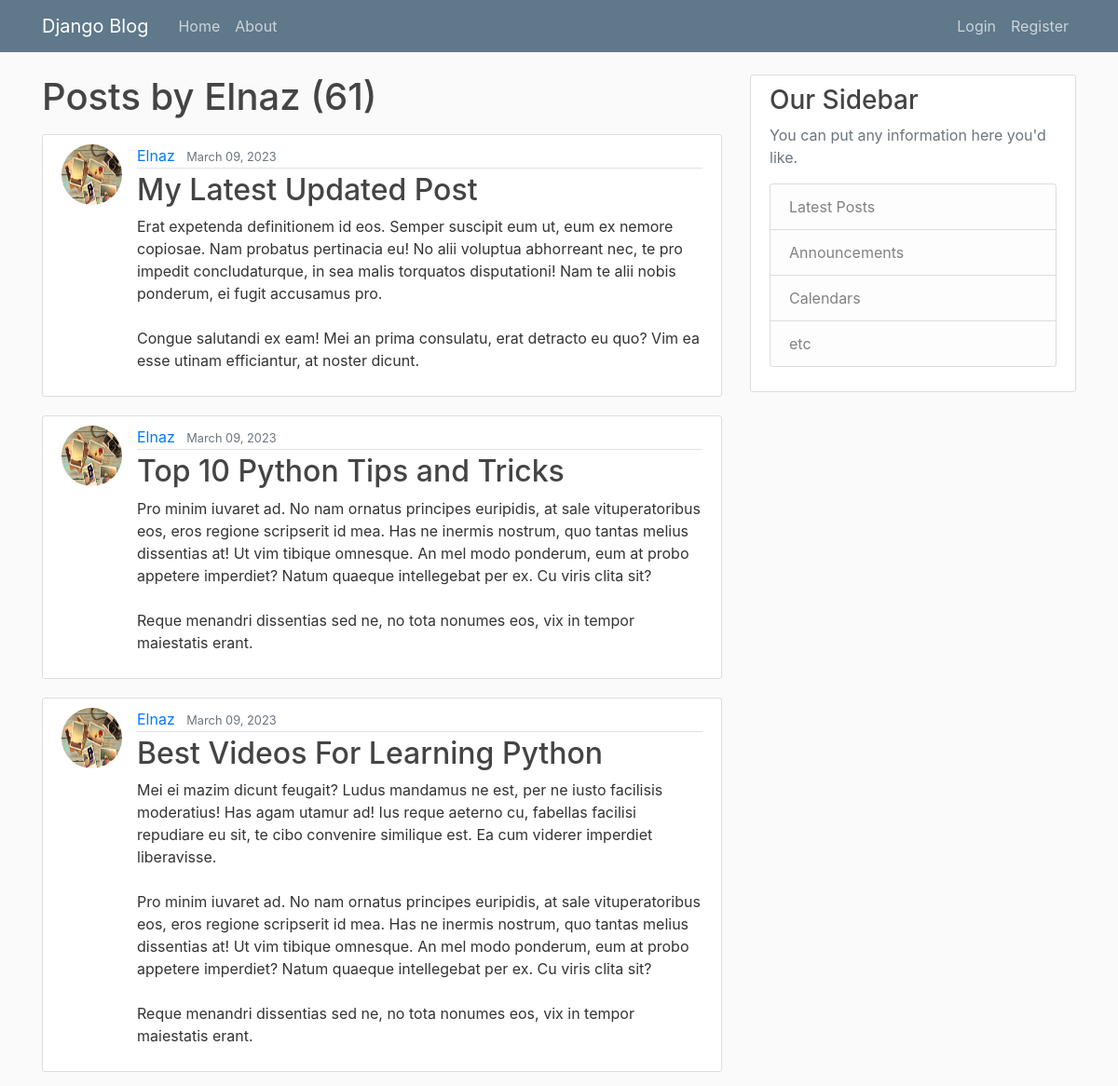
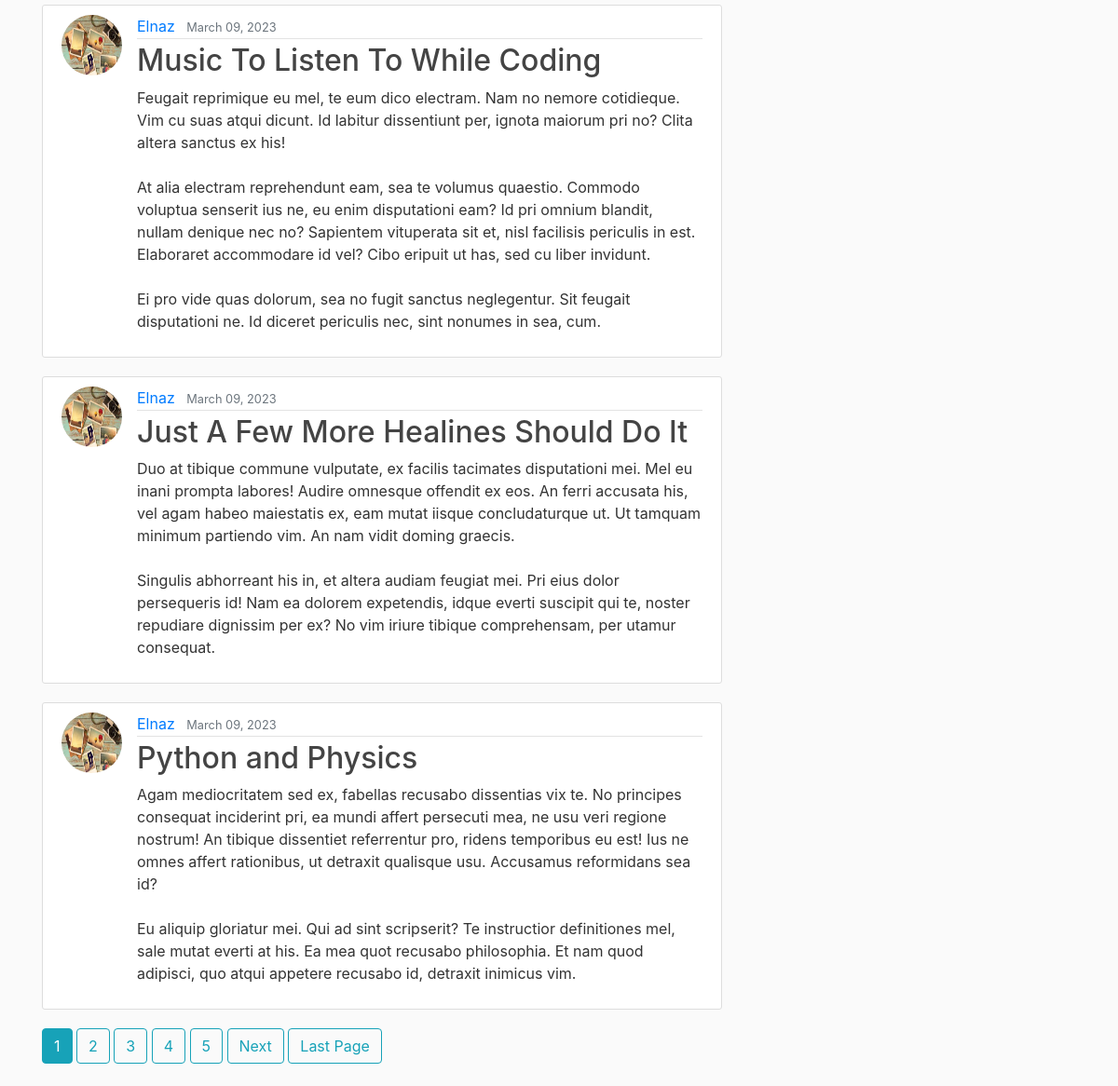
The app's page /user/Elnaz, older data (2 pictures, top to bottom).
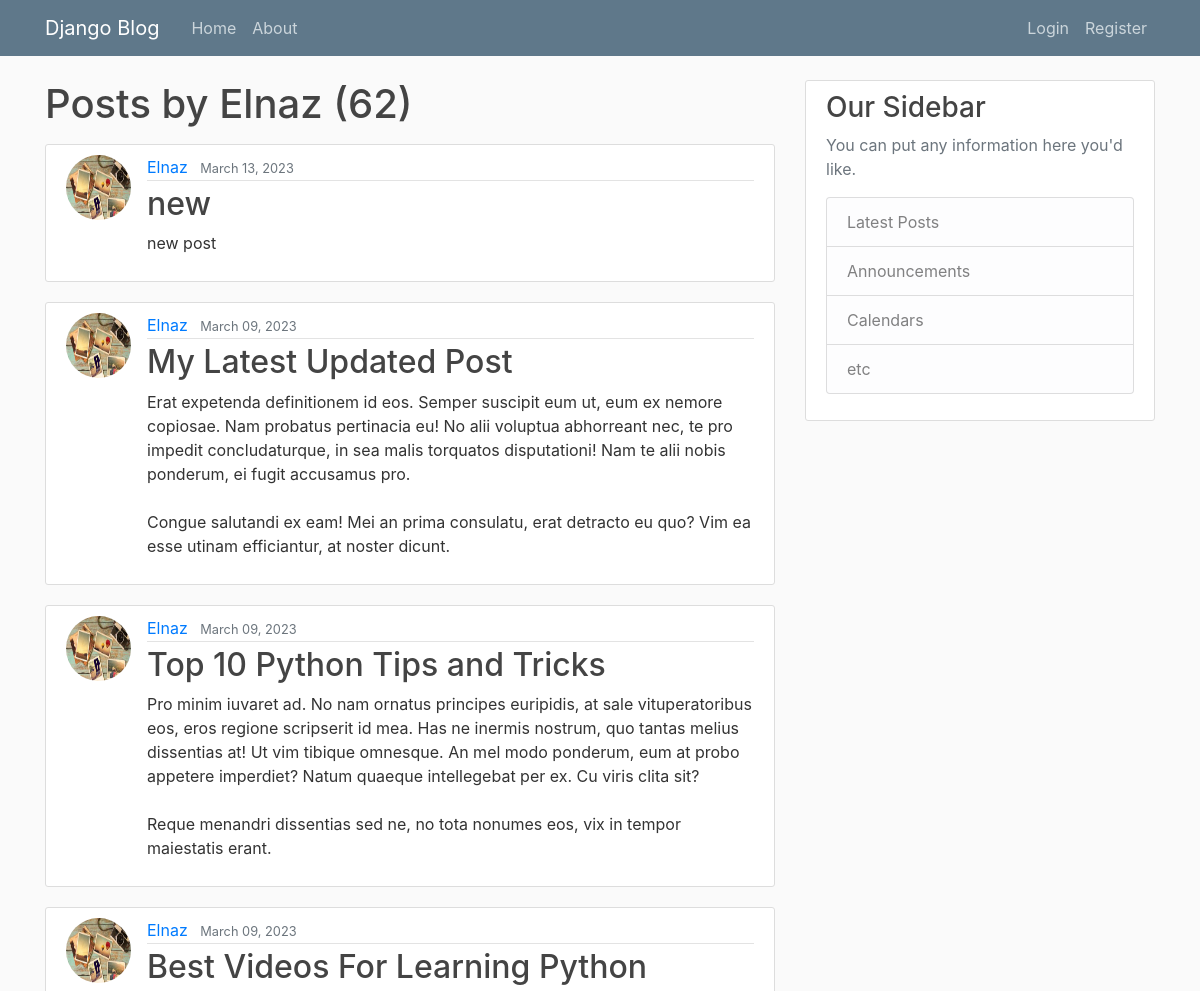
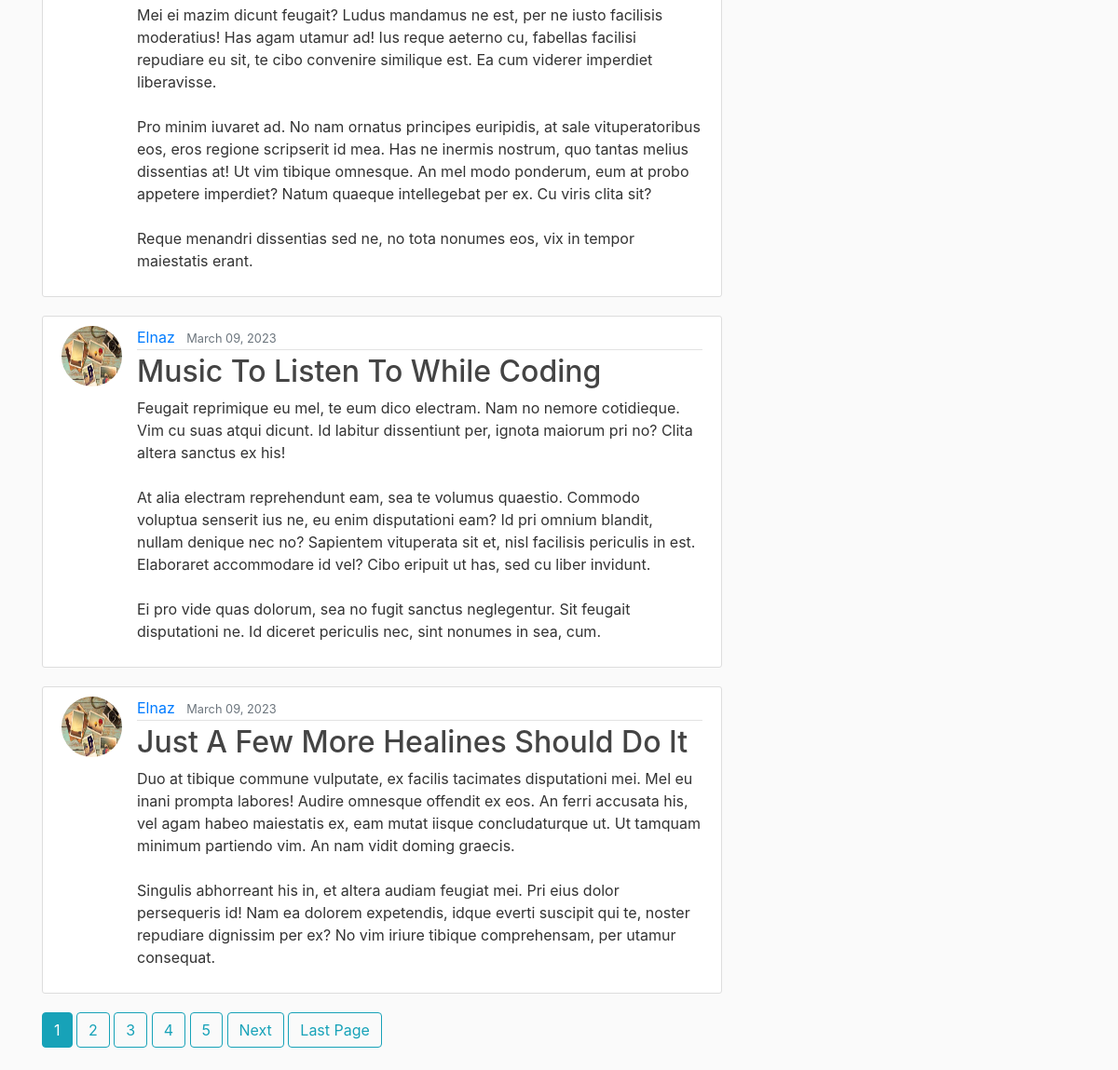
The same page, newer data (2 pictures, top to bottom).
### blog/models.py (models this page shows, shortened)
class Post(models.Model):
	title = models.CharField(max_length=100)
	content = models.TextField()
	data_posted=models.DateTimeField(default=timezone.now)
	author = models.ForeignKey(User, on_delete=models.CASCADE)

### users/models.py (models this page shows, shortened)
class Profile(models.Model):
    user = models.OneToOneField(User, on_delete=models.CASCADE)
    image = models.ImageField(default='default.jpg', upload_to='profile_pics')

### blog/views.py (the view)
# urls.py: path('user/<str:username>', UserPostListView.as_view(), name='user-posts'),
class UserPostListView(ListView):
    model = Post
    template_name = 'blog/user_posts.html'
    context_object_name = 'posts'
    paginate_by = 6
    def get_queryset(self):
    	user = get_object_or_404(User, username=self.kwargs.get('username'))
    	return Post.objects.filter(author=user).order_by('-data_posted')

### blog/templates/blog/user_posts.html (shortened to what this page needs)
{% extends "blog/base.html" %}
{% block content %}
	<h1 class="mb-3">Posts by {{ view.kwargs.username }} ({{ page_obj.paginator.count }})</h1>
	{% for post in posts%}
		<article class="media content-section">
		  <img class="rounded-circle article-img" src="{{ post.author.profile.image.url }}">
		  <div class="media-body">
		    <div class="article-metadata">
		      <a class="mr-2" href="{% url 'user-posts' post.author.username %}">{{ post.author }}</a>
		      <small class="text-muted">{{ post.data_posted | date:"F d, Y" }}</small>
		    </div>
		    <h2><a class="article-title" href="{% url 'post-detail' post.id %}">{{ post.title }}</a></h2>
		    <p class="article-content">{{ post.content }}</p>
		  </div>
		</article>
	{% endfor%}
	{% if is_paginated %}
		{% for num in page_obj.paginator.page_range %}
			{% if page_obj.number == num %}
				<a class="btn btn-info mb-4" href="?page={{ num }}">{{ num }}</a>
			{% elif num > page_obj.number|add:'-5' and num < page_obj.number|add:'5'%}
				<a class="btn btn-outline-info mb-4" href="?page={{ num }}">{{ num }}</a>
			{% endif %}
		{% endfor%}
		{% if page_obj.has_next %}
			<a class="btn btn-outline-info mb-4" href="?page={{ page_obj.next_page_number }}">Next</a>
			<a class="btn btn-outline-info mb-4" href="?page={{ page_obj.paginator.num_pages }}">Last Page</a>
		{% endif %}
	{% endif %}
{% endblock content %}

Row changes from the older to the newer data that the page shows:
no longer on this page (row unchanged): Post: author.profile.image (picture), author "Elnaz", data_posted "March 09, 2023", title "Python and Physics", content "Agam mediocritatem sed ex, fabellas recusabo dissentias vix te. No principes consequat inciderint pri, ea mundi affert persecuti mea, ne usu veri regione nostrum! An tibique dissentiet referrentur pro, ridens temporibus eu est! Ius ne omnes affert rationibus, ut detraxit qualisque usu. Accusamus reformidans sea id? Eu aliquip gloriatur mei. Qui ad sint scripserit? Te instructior definitiones mel, sale mutat everti at his. Ea mea quot recusabo philosophia. Et nam quod adipisci, quo atqui appetere recusabo id, detraxit inimicus vim."
added Post: author.profile.image (picture), author "Elnaz", data_posted "March 13, 2023", title "new", content "new post"
Text that changed along with them:
{{ page_obj.paginator.count }}: "61" → "62"
